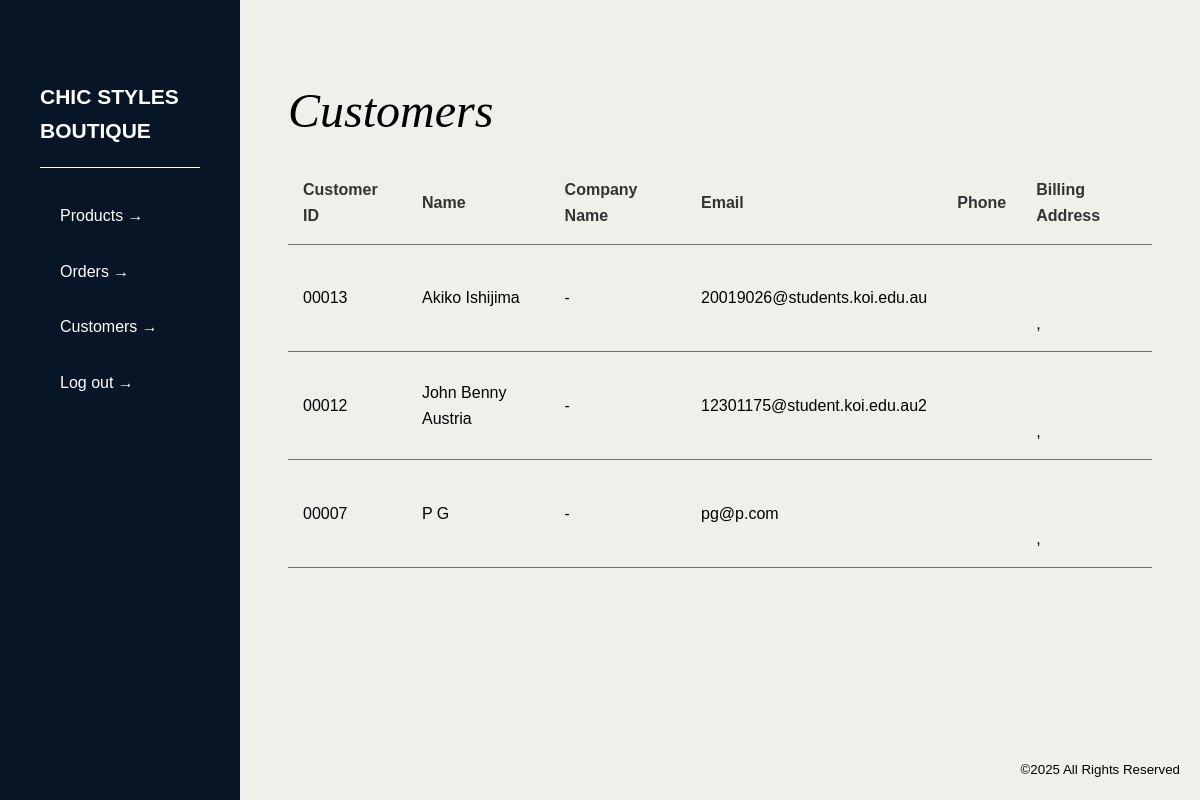
The app's page /admin/dashboard/customers.php (signed in) with its own data.
### tables this page shows
CREATE TABLE `USER` (
  `user_id` int(11) NOT NULL,
  `user_first_name` varchar(30) NOT NULL,
  `user_last_name` varchar(30) NOT NULL,
  `user_password` varchar(150) NOT NULL,
  `user_email` varchar(50) NOT NULL,
  `user_phone` varchar(12) DEFAULT '',
  `user_role_id` int(11) NOT NULL
);

### admin/dashboard/customers.php (the view, shortened to what this page needs)
<?php
require_once '../../db_connection.php';
$sql = "
    SELECT
        u.user_id,
        u.user_first_name,
        u.user_last_name,
        u.user_email,
        u.user_phone,
        b.company_name,
        b.address_line1,
        b.address_line2,
        b.suburb,
        b.state,
        b.postcode,
        b.country
    FROM user u
    LEFT JOIN billing_address b ON u.user_id = b.user_id
    WHERE u.user_role_id = '1' -- Assuming '1' is the role ID for customers
    ORDER BY u.user_first_name ASC
";
$result = $conn->query($sql);
?>
<!DOCTYPE html>
<html lang="en">
<head>
    <link rel="stylesheet" href="../../style.css">
    <link rel="stylesheet" href="admin-dashboard.css">
</head>
<body>
    <div class="flex">
        <?php include 'sidebar.php'; ?>
        <div class="flex2">
            <main>
                <h2>Customers</h2>
                <div class="scrollable-table">
                    <table class="product-table">
                        <thead>
                            <tr>
                                <th>Customer ID</th>
                                <th>Name</th>
                                <th>Company Name</th>
                                <th>Email</th>
                                <th>Phone</th>
                                <th>Billing Address</th>
                            </tr>
                        </thead>
                        <tbody>
                            <?php if ($result->num_rows > 0): ?>
                                <?php while ($customer = $result->fetch_assoc()): ?>
                                    <tr>
                                        <td><?php echo htmlspecialchars(str_pad($customer['user_id'], 5, '0', STR_PAD_LEFT)); ?></td>
                                        <td><?php echo htmlspecialchars($customer['user_first_name'] . ' ' . $customer['user_last_name']); ?></td>
                                        <td><?php echo htmlspecialchars($customer['company_name'] ?? '-'); ?></td>
                                        <td><?php echo htmlspecialchars($customer['user_email']); ?></td>
                                        <td><?php echo htmlspecialchars($customer['user_phone'] ?? '-'); ?></td>
                                        <td>
                                            <?php
                                                echo htmlspecialchars($customer['address_line1'] ?? '') . '<br>' .
                                                     htmlspecialchars($customer['address_line2'] ?? '') . '<br>' .
                                                     htmlspecialchars($customer['suburb'] ?? '') . ', ' .
                                                     htmlspecialchars($customer['state'] ?? '') . ' ' .
                                                     htmlspecialchars($customer['postcode'] ?? '') . '<br>' .
                                                     htmlspecialchars($customer['country'] ?? '');
                                            ?>
                                        </td>
                                    </tr>
                                <?php endwhile; ?>
                            <?php else: ?>
                                <tr>
                                    <td colspan="6">No customers found.</td>
                                </tr>
                            <?php endif; ?>
                        </tbody>
                    </table>
                </div>
            </main>
            <footer>
                <div class="container">
                    <small>©<?php echo date('Y'); ?> All Rights Reserved</small>
                </div>
            </footer>
        </div>
    </div>
</body>
</html>

### style.css (style rules this page uses)
* { margin: 0; padding: 0; box-sizing: border-box; }
html, body { height: 100%; font-size: 16px; font-family: "Montserrat", sans-serif; }
body { line-height: 1.6; background: #fff; color: #000; }
table { border-collapse: collapse; border-spacing: 0; }
header, footer, section, article, aside, nav, figure, figcaption { display: block; }
h2 { font-family: "Times New Roman", serif; font-style: italic; font-size: 48px; font-weight: 400; line-height: 1.3; margin-bottom: 20px; text-align: center; margin-top: 10px; }
footer { background-color: #071526; color: #fff; }
footer .container { max-width: 1360px; margin: auto; padding: 80px 20px 20px; }
footer small { display: block; text-align: right; }

### admin/dashboard/admin-dashboard.css (style rules this page uses)
body { background-color: #F0EFEA; }
.flex { display: flex; justify-content: left; height: 100%; }
.flex2 { display: flex; flex-direction: column; justify-content: space-between; width: 100%; margin-left: 20vw; }
footer { background-color: inherit; color: #000; }
footer .container { padding: 20px; }
main { margin: 80px 0; width: 100%; padding: 0 4vw; }
main h2 { margin: 0 0 20px 0; text-align: left; }
.product-table { width: 100%; border-collapse: collapse; font-size: 16px; text-align: left; }
.product-table th, .product-table td { padding: 15px; border-bottom: 1px solid #707070; }
.product-table th { color: #333; font-weight: 600; }
.product-table td { vertical-align: middle; }

### records on screen
user: user_id "00013", user_first_name+user_last_name "Akiko Ishijima", company_name "-", user_email "20019026@students.koi.edu.au"
user: user_id "00012", user_first_name+user_last_name "John Benny Austria", company_name "-", user_email "12301175@student.koi.edu.au2"
user: user_id "00007", user_first_name+user_last_name "P G", company_name "-", user_email "pg@p.com"
